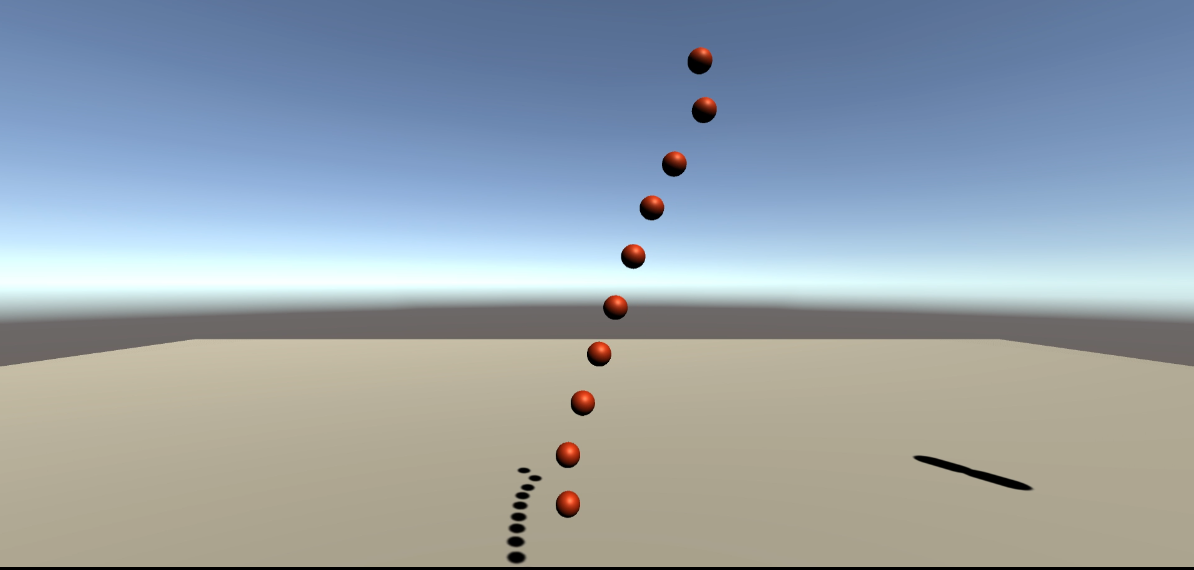
#> input picture python/img.png, 1194 x 570 px
$ python hosen12.py
#> lines starting #> are read from the running program, lines starting #| are printed output that depends on the picture; after the words box and inside, x2 and y2 are one past the last pixel; in counts of white or black regions, pixels touching at a corner belong together; long printed decimals are rounded
# -*- coding: utf-8 -*-
"""
Created on Tue Dec 15 15:37:09 2020

@author: 81808
"""
# Import Numpy for easy array manipulation
import numpy as np
# Import OpenCV for easy image rendering
import cv2
import math
from matplotlib import pyplot as plt
import csv

def red_detect(image):
    hsvLower = np.array([160,64,0])    # 抽出する色の下限(HSV)
    hsvUpper = np.array([179,255,255])    # 抽出する色の上限(HSV)
    hsv = cv2.cvtColor(image, cv2.COLOR_BGR2HSV) # 画像をHSVに変換
    hsv_mask = cv2.inRange(hsv, hsvLower, hsvUpper)    # HSVからマスクを作成
    hsvLower2 = np.array([0,64,0])    # 抽出する色の下限(HSV)
    hsvUpper2 = np.array([30,255,255])    # 抽出する色の上限(HSV)
    hsv_mask2 = cv2.inRange(hsv, hsvLower2, hsvUpper2)    # HSVからマスクを作成
    mask=hsv_mask+hsv_mask2
    mask2,center=analysis_blob(mask)
    for i in range(10):
        cv2.circle(image, (int(center[i][0]),int(center[i][1])), 3, (255, 0, 0), -1)

    return image,center


def analysis_blob(mask):
    label = cv2.connectedComponentsWithStats(mask)
    data = np.delete(label[2], 0, 0)
    center = np.delete(label[3], 0, 0)
    center2=np.zeros((10,2))
    if len(data)!=0:
        for i in range(10):
            max_index = np.argmax(data[:,4])
            print("center ",center[max_index])
            center2[i]=center[max_index]

            data=np.delete(data,max_index,0)
            center=np.delete(center,max_index,0)
    mask=cv2.cvtColor(mask,cv2.COLOR_GRAY2BGR)
    return mask,center2

def Zuv_to_XY(Z,u,v,fx,fy):
    X=u*Z/fx
    Y=v*Z/fy
    return X,Y
img=cv2.imread("img.png")
#> img is the input picture: shape (570, 1194, 3); mean B, G, R 170.3, 161.8, 150.4
height, width, channels = img.shape[:3]
#> height = 570; width = 1194; channels = 3


"""グラフ"""
flag=False

red,centerr=red_detect(img)
#> in red_detect, `hsv = cv2.cvtColor(image, cv2.COLOR_BGR2HSV)`: hsv: shape (570, 1194, 3); mean H, S, V 66.3, 61.4, 182.4
#> in red_detect, `hsv_mask = cv2.inRange(hsv, hsvLower, hsvUpper)`:
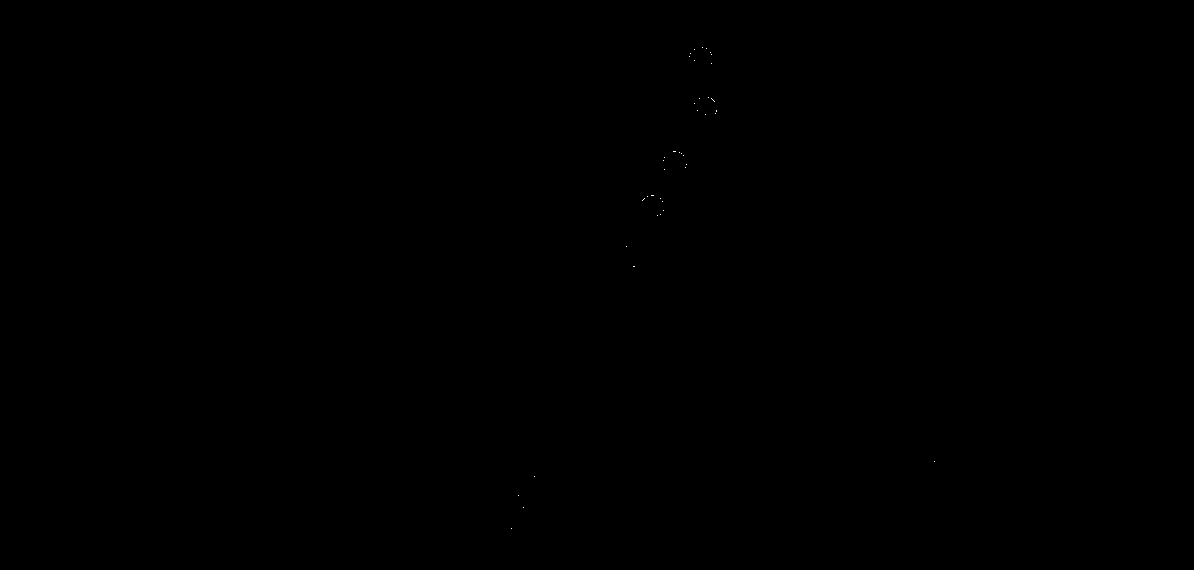
#> hsv_mask: shape (570, 1194); 0.01% white in thin lines or dots, all inside (x1, y1, x2, y2) = (511, 47, 935, 529)
#> in red_detect, `hsv_mask2 = cv2.inRange(hsv, hsvLower2, hsvUpper2)`:
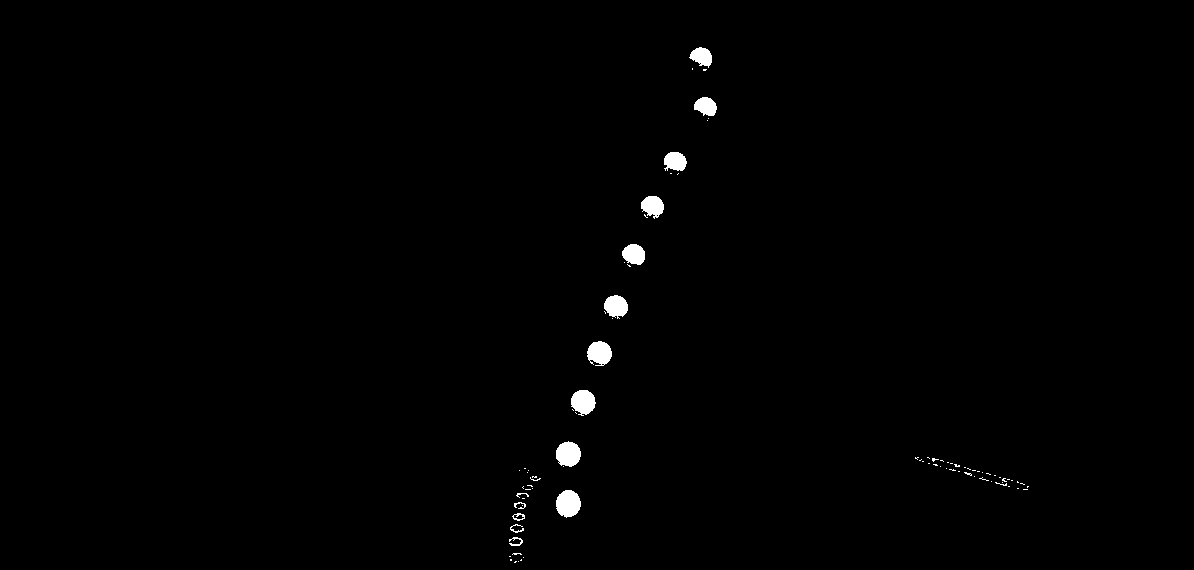
#> hsv_mask2: shape (570, 1194); 0.68% white; 86 white regions (71 under 20 px), largest, box (x1, y1, x2, y2) and area: (556, 490, 581, 518) 535, (556, 441, 581, 467) 497, (571, 390, 596, 416) 476
#> in analysis_blob, `data = np.delete(label[2], 0, 0)`: data = 87 rows, first 6: [689, 47, 23, 21, 320], [692, 68, 1, 2, 2], [703, 69, 4, 2, 7], [694, 97, 23, 19, 333], [708, 118, 1, 1, 1], [707, 120, 1, 1, 1]
#> in analysis_blob, `center = np.delete(label[3], 0, 0)`: center = 87 pairs, first value 509.5 to 1027.3, second value 56.09 to 561.5
#> the loop in analysis_blob, `for i in range(10):` made 10 passes
#> max_index on passes 1 to 10: 72, 22, 19, 18, 15, 9, 10, 6, 3, 0
#| center  [567.834 503.243]
#| center  [567.928 453.680]
#| center  [582.897 401.576]
#| center  [599.133 352.697]
#| center  [615.689 305.822]
#| center  [652.397 205.551]
#| center  [633.598 253.885 ]
#| center  [674.836  160.911]
#> (further printed lines are left out)
#> after the loop in analysis_blob, `for i in range(10):`: center = 77 pairs, first value 509.5 to 1027.3, second value 68.5 to 561.5; center2 = [[567.8, 503.2], [567.9, 453.7], [582.9, 401.6], [599.1, 352.7], [615.7, 305.8], [652.4, 205.6], [633.6, 253.9], [674.8, 160.9], [705.6, 105.9], [701.4, 56.09]]; data = 77 rows, first 6: [692, 68, 1, 2, 2], [703, 69, 4, 2, 7], [708, 118, 1, 1, 1], [707, 120, 1, 1, 1], [670, 173, 2, 1, 2], [677, 173, 2, 2, 2]
#> in red_detect, `mask2,center=analysis_blob(mask)`: center has the same summary as center2 in analysis_blob
#> after the loop in red_detect, `for i in range(10):`:
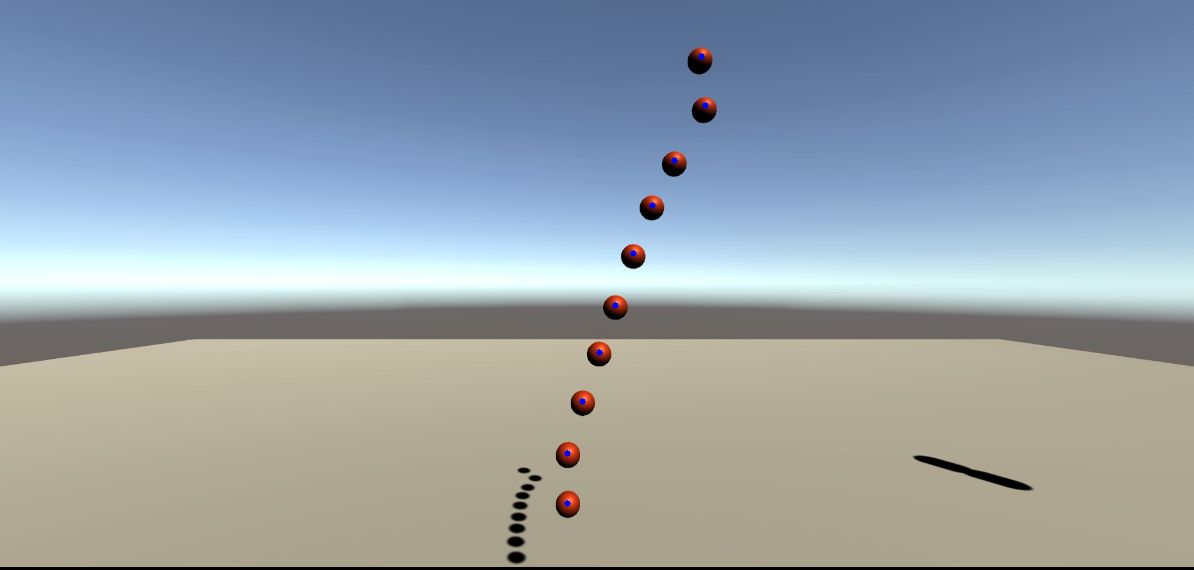
#> image: shape (570, 1194, 3); 0.04% of pixels changed, all inside (x1, y1, x2, y2) = (564, 53, 709, 507)
#> centerr has the same summary as center2 in analysis_blob
cv2.imshow("color",red)

last_frame_number = 0
with open('senkei.csv','w',newline="") as f:
     writer = csv.writer(f)
     #writer.writerow(["pointRU[0]","pointRU[1]","depthRU","pointLL[0]","pointLL[1]","depthLL","pointLU[0]","pointLU[1]","depthLU","pointRL[0]","pointRL[1]","depthRL","pointC[0]","pointC[1]","depthC","base","flag3"])
     writer.writerow([centerr[0][0],centerr[0][1],centerr[1][0],centerr[1][1],centerr[2][0],centerr[2][1],centerr[3][0],centerr[3][1],centerr[4][0],centerr[4][1],centerr[5][0],centerr[5][1],centerr[6][0],centerr[6][1],centerr[7][0],centerr[7][1],centerr[8][0],centerr[8][1],centerr[9][0],centerr[9][1]])
key = cv2.waitKey(1)&0xff
#> (key Esc is pressed here)
while(True):
    if cv2.waitKey(0)==27:#ESCキー
#> (key Esc is pressed here)
        cv2.destroyAllWindows()
        break
"""
回旋４０
屈曲２０
側屈３０
"""
